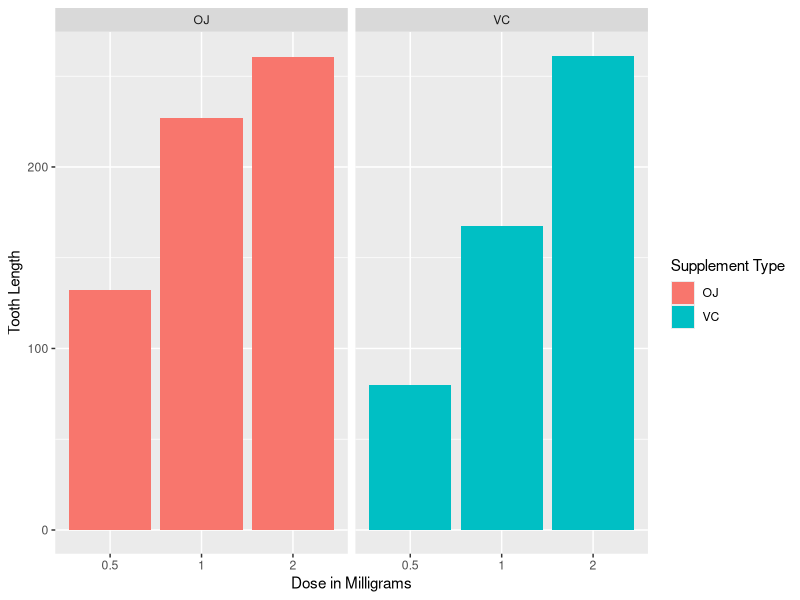

Write the R code that produced this figure.
## ---- chunk 1
library(datasets)
toothgrowth <- ToothGrowth
library(ggplot2)
ggplot(data = toothgrowth, aes(x = as.factor(dose), y = len, fill = supp)) +
    geom_bar(stat = "identity",) +
    facet_grid(. ~ supp) +
    xlab("Dose in Milligrams") +
    ylab("Tooth Length") +
    guides(fill = guide_legend(title="Supplement Type"))
## ---- chunk 2
summary(toothgrowth)
## ---- chunk 3
t.test(len ~ supp, toothgrowth[toothgrowth$dose == 0.5, ])
## ---- chunk 4
t.test(len ~ supp, toothgrowth[toothgrowth$dose == 1, ])
## ---- chunk 5
t.test(len ~ supp, toothgrowth[toothgrowth$dose == 2, ])
